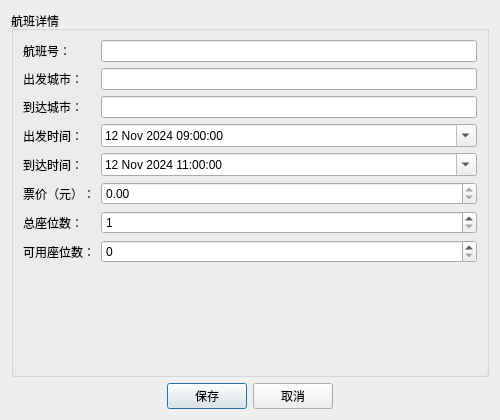
<?xml version="1.0" encoding="UTF-8"?>
<ui version="4.0">
 <class>FlightDialog</class>
 <widget class="QDialog" name="FlightDialog">
  <property name="geometry">
   <rect>
    <x>100</x>
    <y>100</y>
    <width>500</width>
    <height>420</height>
   </rect>
  </property>
  <property name="windowTitle">
   <string>航班信息编辑</string>
  </property>
  <layout class="QVBoxLayout" name="verticalLayout">
   <item>
    <widget class="QGroupBox" name="groupBox">
     <property name="title">
      <string>航班详情</string>
     </property>
     <layout class="QFormLayout" name="formLayout">
      <item row="0" column="0">
       <widget class="QLabel" name="label">
        <property name="text">
         <string>航班号：</string>
        </property>
       </widget>
      </item>
      <item row="0" column="1">
       <widget class="QLineEdit" name="txtFlightNumber">
        <property name="maxLength">
         <number>10</number>
        </property>
       </widget>
      </item>

      <item row="1" column="0">
       <widget class="QLabel" name="label_2">
        <property name="text">
         <string>出发城市：</string>
        </property>
       </widget>
      </item>
      <item row="1" column="1">
       <widget class="QLineEdit" name="txtDeparture">
        <property name="maxLength">
         <number>20</number>
        </property>
       </widget>
      </item>

      <item row="2" column="0">
       <widget class="QLabel" name="label_3">
        <property name="text">
         <string>到达城市：</string>
        </property>
       </widget>
      </item>
      <item row="2" column="1">
       <widget class="QLineEdit" name="txtArrival">
        <property name="maxLength">
         <number>20</number>
        </property>
       </widget>
      </item>

      <item row="3" column="0">
       <widget class="QLabel" name="label_4">
        <property name="text">
         <string>出发时间：</string>
        </property>
       </widget>
      </item>
      <item row="3" column="1">
       <widget class="QDateTimeEdit" name="dateTimeEditDeparture">
        <property name="calendarPopup">
         <bool>true</bool>
        </property>
        <property name="dateTime">
         <datetime>
          <year>2024</year>
          <month>11</month>
          <day>12</day>
          <hour>9</hour>
          <minute>0</minute>
         </datetime>
        </property>
       </widget>
      </item>

      <item row="4" column="0">
       <widget class="QLabel" name="label_5">
        <property name="text">
         <string>到达时间：</string>
        </property>
       </widget>
      </item>
      <item row="4" column="1">
       <widget class="QDateTimeEdit" name="dateTimeEditArrival">
        <property name="calendarPopup">
         <bool>true</bool>
        </property>
        <property name="dateTime">
         <datetime>
          <year>2024</year>
          <month>11</month>
          <day>12</day>
          <hour>11</hour>
          <minute>0</minute>
         </datetime>
        </property>
       </widget>
      </item>

      <item row="5" column="0">
       <widget class="QLabel" name="label_6">
        <property name="text">
         <string>票价（元）：</string>
        </property>
       </widget>
      </item>
      <item row="5" column="1">
       <widget class="QDoubleSpinBox" name="doubleSpinBoxPrice">
        <property name="decimals">
         <number>2</number>
        </property>
        <property name="minimum">
         <number>0.01</number>
        </property>
        <property name="maximum">
         <number>9999.99</number>
        </property>
       </widget>
      </item>

      <item row="6" column="0">
       <widget class="QLabel" name="label_7">
        <property name="text">
         <string>总座位数：</string>
        </property>
       </widget>
      </item>
      <item row="6" column="1">
       <widget class="QSpinBox" name="spinBoxTotalSeats">
        <property name="minimum">
         <number>1</number>
        </property>
        <property name="maximum">
         <number>500</number>
        </property>
       </widget>
      </item>

      <item row="7" column="0">
       <widget class="QLabel" name="label_8">
        <property name="text">
         <string>可用座位数：</string>
        </property>
       </widget>
      </item>
      <item row="7" column="1">
       <widget class="QSpinBox" name="spinBoxAvailableSeats">
        <property name="minimum">
         <number>0</number>
        </property>
        <property name="maximum">
         <number>500</number>
        </property>
       </widget>
      </item>
     </layout>
    </widget>
   </item>

   <item>
    <layout class="QHBoxLayout" name="horizontalLayout">
     <item>
      <spacer name="horizontalSpacer">
       <property name="orientation">
        <enum>Qt::Horizontal</enum>
       </property>
       <property name="sizeHint" stdset="0">
        <size>
         <width>100</width>
         <height>20</height>
        </size>
       </property>
      </spacer>
     </item>
     <item>
      <widget class="QPushButton" name="btnSave">
       <property name="text">
        <string>保存</string>
       </property>
       <property name="default">
        <bool>true</bool>
       </property>
      </widget>
     </item>
     <item>
      <widget class="QPushButton" name="btnCancel">
       <property name="text">
        <string>取消</string>
       </property>
      </widget>
     </item>
     <item>
      <spacer name="horizontalSpacer_2">
       <property name="orientation">
        <enum>Qt::Horizontal</enum>
       </property>
       <property name="sizeHint" stdset="0">
        <size>
         <width>100</width>
         <height>20</height>
        </size>
       </property>
      </spacer>
     </item>
    </layout>
   </item>
  </layout>

  <action name="actionSave">
   <property name="text">
    <string>Save</string>
   </property>
  </action>
 </widget>

 <resources/>
 <connections>
  <connection>
   <sender>btnSave</sender>
   <signal>clicked()</signal>
   <receiver>FlightDialog</receiver>
   <slot>accept()</slot>
   <hints>
    <hint type="sourcelabel">
     <x>201</x>
     <y>385</y>
    </hint>
    <hint type="destinationlabel">
     <x>150</x>
     <y>210</y>
    </hint>
   </hints>
  </connection>
  <connection>
   <sender>btnCancel</sender>
   <signal>clicked()</signal>
   <receiver>FlightDialog</receiver>
   <slot>reject()</slot>
   <hints>
    <hint type="sourcelabel">
     <x>286</x>
     <y>385</y>
    </hint>
    <hint type="destinationlabel">
     <x>250</x>
     <y>210</y>
    </hint>
   </hints>
  </connection>
 </connections>
</ui>
